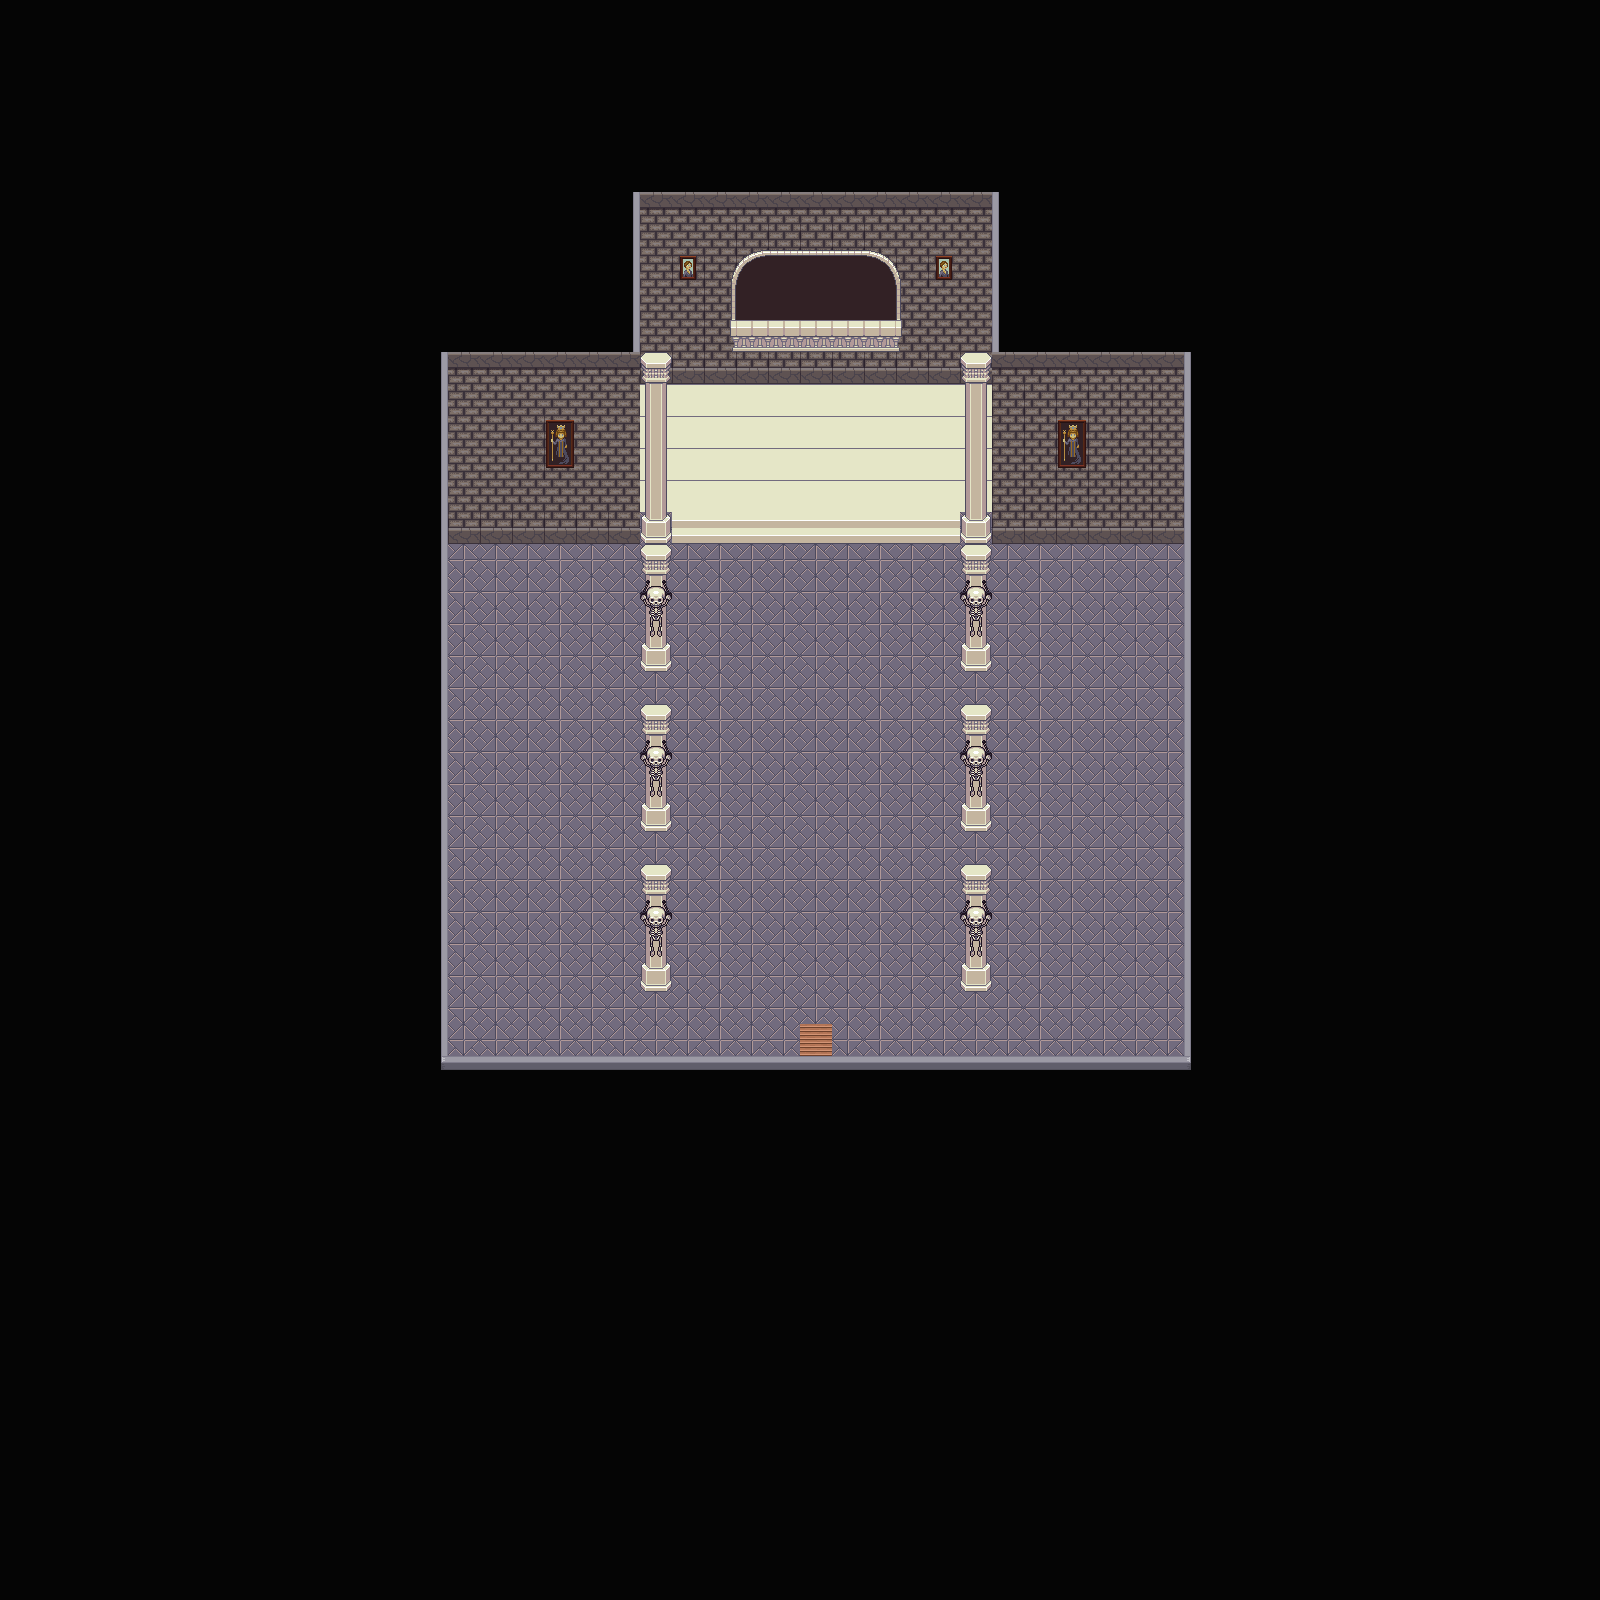

This game map was drawn from its Tiled (.tmx) file and the tilesets committed beside it. A one-line description and the trimmed map source follow:
An orthogonal 50x50 tile map with 32x32 px tiles, 4 tile layers (Ground, CollisionLayer, Doors, Misc), 9 tilesets.

<map version="1.2" tiledversion="1.2.2" orientation="orthogonal" renderorder="right-down" width="50" height="50" tilewidth="32" tileheight="32" infinite="0" nextlayerid="6" nextobjectid="1">
 <tileset firstgid="1" source="Ground.tsx" />
 <tileset firstgid="491" source="Graveyard Tileset 1.tsx" />
 <tileset firstgid="551" source="../TropicalWorld/Resources/Tiles5.tsx" />
 <tileset firstgid="1041" source="../CandyLand/castleFloor.tsx" />
 <tileset firstgid="1233" source="../CandyLand/castleWalls.tsx" />
 <tileset firstgid="1473" source="Resources/House Interior/Interior.tsx" />
 <tileset firstgid="2497" source="Resources/House Interior/castle.tsx" />
 <tileset firstgid="2649" source="../CandyLand/castleWindows.tsx" />
 <tileset firstgid="2905" source="castleWalls2.tsx" />
 <layer id="1" name="Ground" width="50" height="50">
  <data>[2500 cells, 2499 non-empty, 7 distinct tile ids]</data>
 </layer>
 <layer id="4" name="CollisionLayer" width="50" height="50">
  <data>[2500 cells, 2500 non-empty, 2 distinct tile ids]</data>
 </layer>
 <layer id="5" name="Doors" width="50" height="50">
  <data>[2500 cells, 17 non-empty, 6 distinct tile ids]</data>
 </layer>
 <layer id="2" name="Misc" width="50" height="50">
  <data>[2500 cells, 2111 non-empty, 31 distinct tile ids]</data>
 </layer>
</map>
